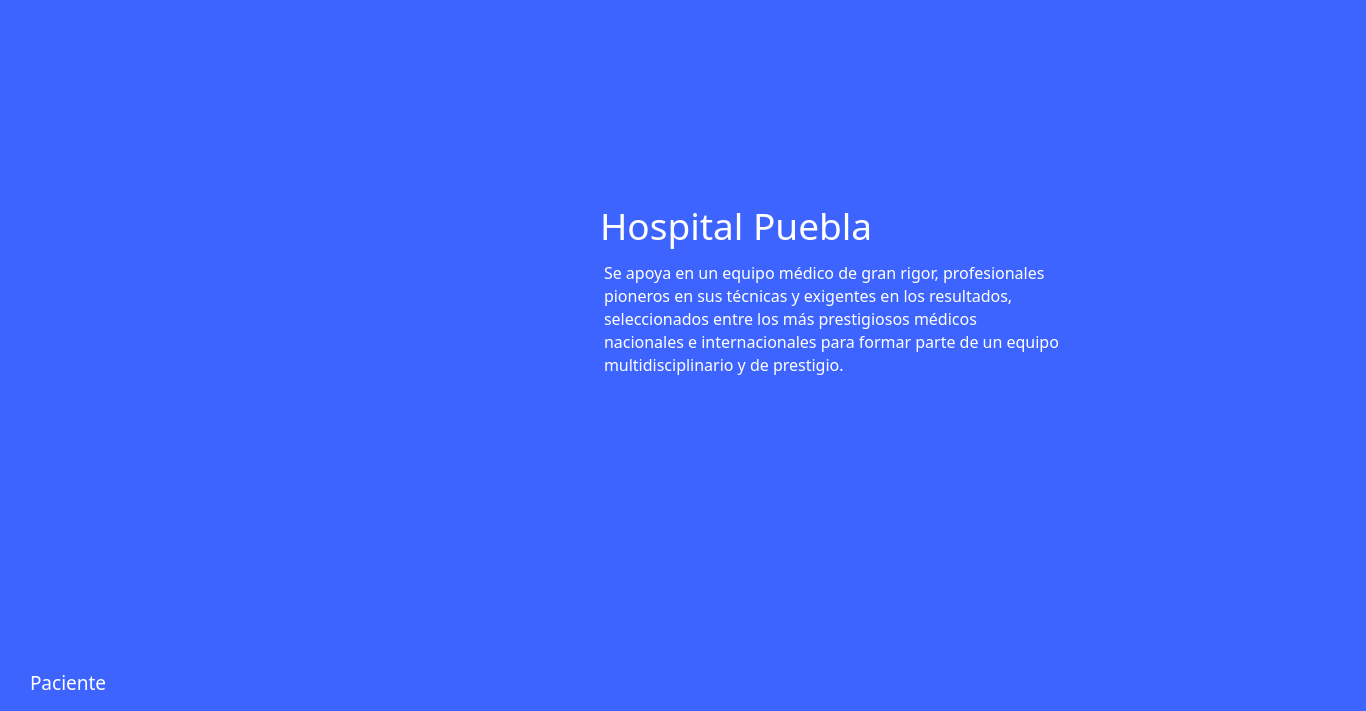
<?xml version="1.0" encoding="UTF-8"?>
<ui version="4.0">
 <class>paciente_landpage</class>
 <widget class="QWidget" name="paciente_landpage">
  <property name="geometry">
   <rect>
    <x>0</x>
    <y>0</y>
    <width>1366</width>
    <height>711</height>
   </rect>
  </property>
  <property name="windowTitle">
   <string>Form</string>
  </property>
  <widget class="QLabel" name="label">
   <property name="geometry">
    <rect>
     <x>0</x>
     <y>0</y>
     <width>1366</width>
     <height>750</height>
    </rect>
   </property>
   <property name="styleSheet">
    <string notr="true">background: #3E64FF;</string>
   </property>
   <property name="text">
    <string/>
   </property>
  </widget>
  <widget class="QLabel" name="img_doctores">
   <property name="geometry">
    <rect>
     <x>140</x>
     <y>150</y>
     <width>386</width>
     <height>425</height>
    </rect>
   </property>
   <property name="styleSheet">
    <string notr="true">border: none;
background: none;</string>
   </property>
   <property name="text">
    <string/>
   </property>
   <property name="pixmap">
    <pixmap resource="../../resources.qrc">:/imagenes/Imagenes/img_doctores.png</pixmap>
   </property>
   <property name="scaledContents">
    <bool>true</bool>
   </property>
  </widget>
  <widget class="QWidget" name="layoutWidget_2">
   <property name="geometry">
    <rect>
     <x>600</x>
     <y>200</y>
     <width>621</width>
     <height>361</height>
    </rect>
   </property>
   <layout class="QVBoxLayout" name="verticalLayout_2">
    <item>
     <widget class="QLabel" name="label_3">
      <property name="font">
       <font>
        <family>Montserrat</family>
        <pointsize>28</pointsize>
        <weight>50</weight>
        <bold>false</bold>
       </font>
      </property>
      <property name="styleSheet">
       <string notr="true">border: none;
background: #3E64FF;
color: white;</string>
      </property>
      <property name="text">
       <string>Hospital Puebla</string>
      </property>
     </widget>
    </item>
    <item>
     <widget class="QPlainTextEdit" name="plainTextEdit_2">
      <property name="font">
       <font>
        <family>Montserrat Medium</family>
        <pointsize>12</pointsize>
        <weight>50</weight>
        <bold>false</bold>
       </font>
      </property>
      <property name="styleSheet">
       <string notr="true">border: none;
background: #3E64FF;
color: white;</string>
      </property>
      <property name="verticalScrollBarPolicy">
       <enum>Qt::ScrollBarAlwaysOff</enum>
      </property>
      <property name="horizontalScrollBarPolicy">
       <enum>Qt::ScrollBarAlwaysOff</enum>
      </property>
      <property name="readOnly">
       <bool>true</bool>
      </property>
      <property name="plainText">
       <string>Se apoya en un equipo médico de gran rigor, profesionales
pioneros en sus técnicas y exigentes en los resultados,
seleccionados entre los más prestigiosos médicos 
nacionales e internacionales para formar parte de un equipo 
multidisciplinario y de prestigio.</string>
      </property>
      <property name="overwriteMode">
       <bool>false</bool>
      </property>
     </widget>
    </item>
   </layout>
  </widget>
  <widget class="QLabel" name="label_4">
   <property name="geometry">
    <rect>
     <x>30</x>
     <y>660</y>
     <width>171</width>
     <height>45</height>
    </rect>
   </property>
   <property name="font">
    <font>
     <family>Montserrat</family>
     <pointsize>14</pointsize>
     <weight>50</weight>
     <bold>false</bold>
    </font>
   </property>
   <property name="styleSheet">
    <string notr="true">color: white;</string>
   </property>
   <property name="text">
    <string>Paciente</string>
   </property>
  </widget>
 </widget>
 <resources>
  <include location="../../resources.qrc"/>
 </resources>
 <connections/>
</ui>
